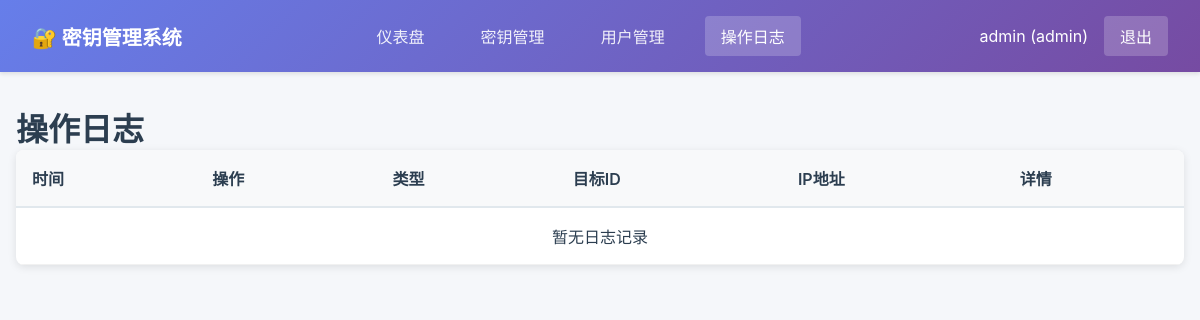
Page /logs (signed in) on the earlier database version.
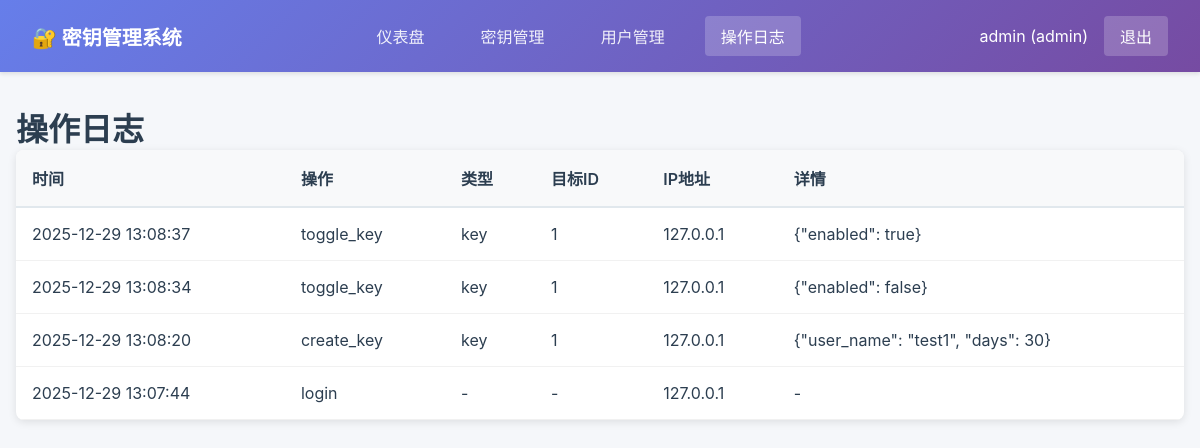
Same page on the later database version.
### tables this page shows
CREATE TABLE operation_logs (
            id INTEGER PRIMARY KEY AUTOINCREMENT,
            user_id INTEGER NOT NULL,
            action VARCHAR(50) NOT NULL,
            target_type VARCHAR(20),
            target_id INTEGER,
            details TEXT,
            ip_address VARCHAR(50),
            created_at TIMESTAMP DEFAULT CURRENT_TIMESTAMP,
            FOREIGN KEY (user_id) REFERENCES users(id)
        );

### app.py (the view)
@app.route('/logs')
@login_required
def logs_page():
    page = request.args.get('page', 1, type=int)
    per_page = config.ITEMS_PER_PAGE
    user_id = None if current_user.role == 'admin' else current_user.id
    offset = (page - 1) * per_page
    logs = OperationLog.get_all(user_id=user_id, limit=per_page, offset=offset)
    total = OperationLog.count(user_id=user_id)
    total_pages = (total + per_page - 1) // per_page
    return render_template('logs.html',
                         logs=logs,
                         page=page,
                         total_pages=total_pages)

### app.py (called while the page is built)
@login_manager.user_loader
def load_user(user_id):
    return User.get(int(user_id))

### models/database.py (called while the page is built)
def get_db():
    db = sqlite3.connect(config.DATABASE_PATH)
    db.row_factory = sqlite3.Row
    return db

### models/log.py (called while the page is built)
    @staticmethod
    def get_all(user_id=None, action=None, limit=None, offset=0):
        db = get_db()
        cursor = db.cursor()
        query = 'SELECT * FROM operation_logs WHERE 1=1'
        params = []
        if user_id is not None:
            query += ' AND user_id = ?'
            params.append(user_id)
        if action:
            query += ' AND action = ?'
            params.append(action)
        query += ' ORDER BY created_at DESC'
        if limit:
            query += ' LIMIT ? OFFSET ?'
            params.extend([limit, offset])
        cursor.execute(query, params)
        rows = cursor.fetchall()
        db.close()
        return [OperationLog(**dict(row)) for row in rows]

### models/user.py (called while the page is built)
    @staticmethod
    def get(user_id):
        db = get_db()
        cursor = db.cursor()
        cursor.execute('SELECT * FROM users WHERE id = ?', (user_id,))
        row = cursor.fetchone()
        db.close()
        if row:
            return User(**dict(row))
        return None

### templates/logs.html (shortened to what this page needs)
{% extends "base.html" %}
{% block content %}
<div class="logs-page">
    <h1>操作日志</h1>
    <div class="table-container">
        <table class="table">
            <thead>
                <tr>
                    <th>时间</th>
                    <th>操作</th>
                    <th>类型</th>
                    <th>目标ID</th>
                    <th>IP地址</th>
                    <th>详情</th>
                </tr>
            </thead>
            <tbody>
                {% for log in logs %}
                <tr>
                    <td>{{ log.created_at }}</td>
                    <td>{{ log.action }}</td>
                    <td>{{ log.target_type or '-' }}</td>
                    <td>{{ log.target_id or '-' }}</td>
                    <td>{{ log.ip_address or '-' }}</td>
                    <td>{{ log.details or '-' }}</td>
                </tr>
                {% else %}
                <tr>
                    <td colspan="6" class="text-center">暂无日志记录</td>
                </tr>
                {% endfor %}
            </tbody>
        </table>
    </div>
</div>
{% endblock %}

Differences in the rows shown:
added operation_logs: created_at "2025-12-29 13:08:37", action "toggle_key", target_type "key", target "1", ip_address "127.0.0.1", details "{\"enabled\": true}"
added operation_logs: created_at "2025-12-29 13:08:34", action "toggle_key", target_type "key", target "1", ip_address "127.0.0.1", details "{\"enabled\": false}"
added operation_logs: created_at "2025-12-29 13:08:20", action "create_key", target_type "key", target "1", ip_address "127.0.0.1", details "{\"user_name\": \"test1\", \"days\": 30}"
added operation_logs: created_at "2025-12-29 13:07:44", action "login", target_type "-", target_id "-", ip_address "127.0.0.1", details "-"
Other differences:
text no longer shown: "暂无日志记录"
